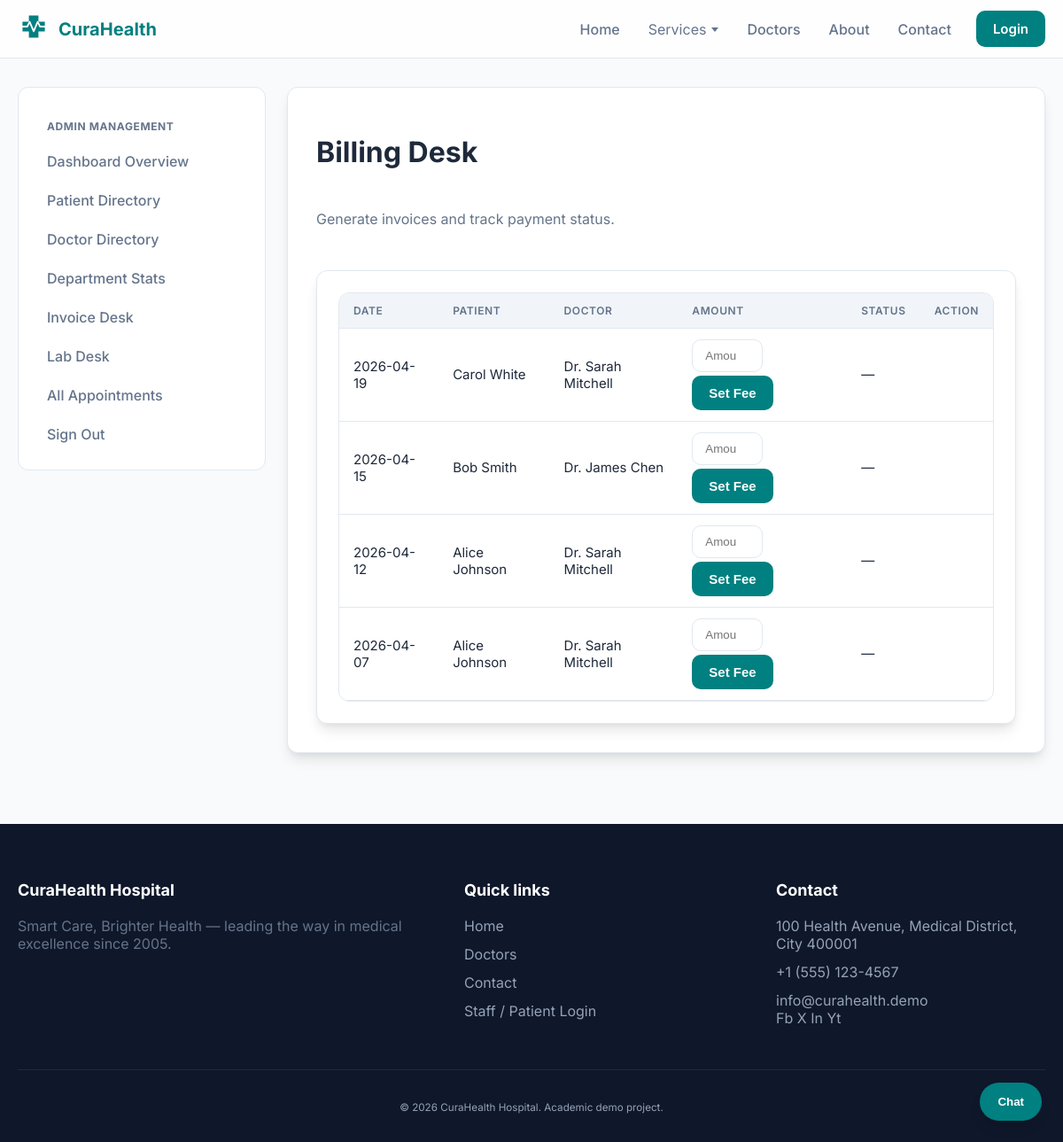
Screenshot of /admin/billing (signed in) with the database file from the repository.
### models/appointment.py (models this page shows, shortened)
class Appointment(db.Model):
    __tablename__ = "appointments"
    __table_args__ = (
        db.UniqueConstraint(
            "doctor_id", "appointment_date", "time_slot", name="uq_doctor_date_slot"
        ),
    )
    id = db.Column(db.Integer, primary_key=True)
    patient_id = db.Column(db.Integer, db.ForeignKey("patients.id"), nullable=False)
    doctor_id = db.Column(db.Integer, db.ForeignKey("doctors.id"), nullable=False)
    appointment_date = db.Column(db.Date, nullable=False)
    time_slot = db.Column(db.String(8), nullable=False)  # e.g. "09:30"
    status = db.Column(db.String(32), default="scheduled")  # scheduled, completed, cancelled, pending_lab, results_ready
    symptoms = db.Column(db.Text, default="")
    diagnosis = db.Column(db.String(255), default="")
    notes = db.Column(db.Text, default="")
    vitals_bp = db.Column(db.String(20), default="")
    vitals_temp = db.Column(db.String(10), default="")
    vitals_weight = db.Column(db.String(10), default="")
    vitals_heart_rate = db.Column(db.String(10), default="")
    prescription_json = db.Column(db.Text, default="[]") # JSON string: [{name, dosage, duration, notes}]
    prescription = db.Column(db.Text, default="") # Legacy/Simple view
    ordered_tests = db.Column(db.Text, default="") # List of tests ordered
    lab_result_link = db.Column(db.String(255), default="")
    lab_report_path = db.Column(db.String(255), default="") # Legacy
    is_paid = db.Column(db.Boolean, default=False)
    invoice_amount = db.Column(db.Float, default=0.0)
    patient = db.relationship("Patient", back_populates="appointments")
    doctor = db.relationship("Doctor", back_populates="appointments")

### models/patient.py (models this page shows, shortened)
class Patient(db.Model):
    __tablename__ = "patients"
    id = db.Column(db.Integer, primary_key=True)
    name = db.Column(db.String(120), nullable=False)
    email = db.Column(db.String(120), unique=True, nullable=False, index=True)
    password_hash = db.Column(db.String(256), nullable=False)
    phone = db.Column(db.String(32), default="")
    date_of_birth = db.Column(db.Date, nullable=True)
    gender = db.Column(db.String(20), default="")
    address = db.Column(db.Text, default="")
    appointments = db.relationship(
        "Appointment", back_populates="patient", lazy=True, cascade="all, delete-orphan"
    )

### models/doctor.py (models this page shows, shortened)
class Doctor(db.Model):
    __tablename__ = "doctors"
    id = db.Column(db.Integer, primary_key=True)
    name = db.Column(db.String(120), nullable=False)
    email = db.Column(db.String(120), unique=True, nullable=False, index=True)
    password_hash = db.Column(db.String(256), nullable=False)
    phone = db.Column(db.String(32), default="")
    experience_years = db.Column(db.Integer, default=0)
    bio = db.Column(db.Text, default="")
    specialization = db.Column(db.String(120), default="")
    image_url = db.Column(db.String(255), default="/static/img/doctor-placeholder.jpg")
    consultation_fee = db.Column(db.Float, default=500.0)
    is_active = db.Column(db.Boolean, default=True)
    unavailability_start_date = db.Column(db.Date, nullable=True)
    unavailability_end_date = db.Column(db.Date, nullable=True)
    qualifications = db.Column(db.Text, default="")
    department_id = db.Column(db.Integer, db.ForeignKey("departments.id"), nullable=False)
    department = db.relationship("Department", back_populates="doctors")
    appointments = db.relationship(
        "Appointment", back_populates="doctor", lazy=True, cascade="all, delete-orphan"
    )

### routes/admin.py (the view)
@admin_bp.route("/billing")
@admin_required
def billing_desk():
    appts = Appointment.query.order_by(Appointment.appointment_date.desc()).all()
    return render_template("admin/billing.html", appointments=appts)

### app.py (called while the page is built)
def create_app(config_class=Config):
    app = Flask(__name__)
    app.config.from_object(config_class)
    instance_dir = os.path.join(os.path.dirname(os.path.abspath(__file__)), "instance")
    os.makedirs(instance_dir, exist_ok=True)
    db.init_app(app)
    app.register_blueprint(public_bp)
    app.register_blueprint(patient_bp)
    app.register_blueprint(doctor_bp)
    app.register_blueprint(admin_bp)
    @app.context_processor
    def inject_globals():
        from datetime import datetime
        try:
            depts = Department.query.order_by(Department.name).limit(24).all()
        except Exception:
            depts = []
        return {"nav_departments": depts, "current_year": datetime.now().year}
    with app.app_context():
        db.create_all()
        seed_if_empty(app)
    return app

### utils/auth_helpers.py (called while the page is built)
def admin_required(f):
    @wraps(f)
    def wrapped(*args, **kwargs):
        if not session.get("admin_id"):
            flash("Please sign in as an administrator.", "warning")
            return redirect(url_for("admin.login"))
        return f(*args, **kwargs)
    return wrapped

### templates/admin/billing.html (shortened to what this page needs)
{% extends "dashboard_base.html" %}
{% block sidebar %}
{% set nav_active = 'billing' %}
{% include 'admin/sidebar_snippet.html' %}
{% endblock %}
{% block dashboard_content %}
<header class="section-head">
  <h1>Billing Desk</h1>
  <p class="muted">Generate invoices and track payment status.</p>
</header>
<section class="card">
  <div class="table-wrap">
    <table class="table">
      <thead>
        <tr>
          <th>Date</th>
          <th>Patient</th>
          <th>Doctor</th>
          <th>Amount</th>
          <th>Status</th>
          <th>Action</th>
        </tr>
      </thead>
      <tbody>
        {% for a in appointments %}
        <tr>
          <td>{{ a.appointment_date.strftime('%Y-%m-%d') }}</td>
          <td>{{ a.patient.name }}</td>
          <td>{{ a.doctor.name }}</td>
          <td>
            {% if a.invoice_amount > 0 %}
            <strong>${{ a.invoice_amount }}</strong>
            <div class="small muted">Fee + {{ (a.ordered_tests.split(',')|length) if a.ordered_tests else 0 }} Labs</div>
            {% else %}
            <form method="post" action="{{ url_for('admin.generate_invoice', appt_id=a.id) }}" class="row-between" style="gap: 4px;">
              <input type="number" name="amount" class="input" style="width: 80px;" placeholder="Amount" required>
              <button type="submit" class="btn btn-primary btn-sm">Set Fee</button>
            </form>
            {% endif %}
          </td>
          <td>
            {% if a.is_paid %}
            <span class="badge badge-success">Paid</span>
            {% elif a.invoice_amount > 0 %}
            <span class="badge badge-warn">Unpaid</span>
            {% else %}
            —
            {% endif %}
          </td>
          <td>
          </td>
        </tr>
        {% endfor %}
      </tbody>
    </table>
  </div>
</section>
{% endblock %}

### static/css/style.css (style rules this page uses)
:root { --bg: #F8FAFC; --surface: #FFFFFF; --card: #FFFFFF; --card2: #F1F5F9; --text: #1E293B; --muted: #64748B; --border: #E2E8F0; --shadow: 0 10px 15px -3px rgba(0, 0, 0, 0.1), 0 4px 6px -2px rgba(0, 0, 0, 0.05); --primary: #008080; --primary-light: #2DD4BF; --danger: #EF4444; --success: #10B981; --warn: #F59E0B; --radius: 12px; --radius2: 16px; --wrap: 1200px; }
* { box-sizing: border-box; }
html,body { height:100%; }
body.page { margin:0; font-family: 'Inter', ui-sans-serif, system-ui, -apple-system, Segoe UI, Roboto, Arial, sans-serif; color: var(--text); background-color: var(--bg); }
.muted { color: var(--muted); }
.btn { display:inline-flex; align-items:center; justify-content:center; gap: 8px; border-radius: 10px; padding: 10px 18px; border: 1px solid transparent; cursor: pointer; font-weight: 600; font-size: 0.9375rem; transition: all 0.2s; text-decoration:none; }
.btn-primary { background: var(--primary); color: white; }
.input { width: 100%; padding: 10px 14px; border-radius: 10px; border: 1px solid var(--border); background: white; color: var(--text); outline: none; transition: border-color 0.2s, box-shadow 0.2s; }
.section-head { display:grid; gap: 8px; margin-bottom: 32px; }
.row-between { display:flex; align-items:center; justify-content:space-between; gap: 16px; flex-wrap: wrap; }
.card { background: var(--surface); border: 1px solid var(--border); border-radius: var(--radius); padding: 24px; box-shadow: var(--shadow); transition: transform 0.2s, border-color 0.2s; }
.table-wrap { overflow:auto; border-radius: 12px; border: 1px solid var(--border); }
.table { width: 100%; border-collapse: collapse; font-size: 0.9375rem; }
.table th, .table td { padding: 12px 16px; border-bottom: 1px solid var(--border); text-align: left; }
.table thead th { color: var(--muted); font-weight: 600; font-size: 0.75rem; text-transform: uppercase; letter-spacing: 0.05em; background: var(--card2); }

### rows the page displays
Appointment: appointment_date "2026-04-19", patient.name "Carol White", doctor.name "Dr. Sarah Mitchell"
Appointment: appointment_date "2026-04-15", patient.name "Bob Smith", doctor.name "Dr. James Chen"
Appointment: appointment_date "2026-04-12", patient.name "Alice Johnson", doctor.name "Dr. Sarah Mitchell"
Appointment: appointment_date "2026-04-07", patient.name "Alice Johnson", doctor.name "Dr. Sarah Mitchell"
